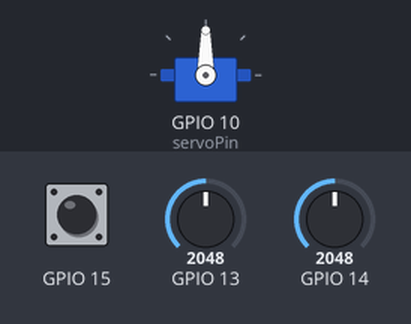
The sketch below on a simulated ESP32. Parts: servo. Inputs (shaded band) come from the test bench; at power-on: GPIO 13 = 2048, GPIO 14 = 2048, GPIO 15 HIGH.

Above: at 1.2 s.
1.3 s: GPIO 13 set to 2866
At 1.6 s:
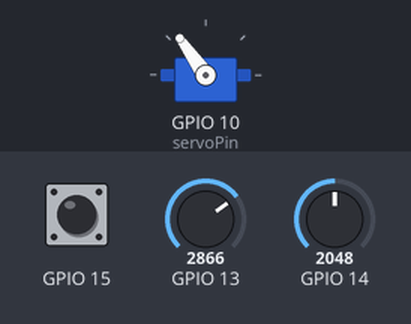
2.8 s: GPIO 13 set to 3603
At 4.0 s:
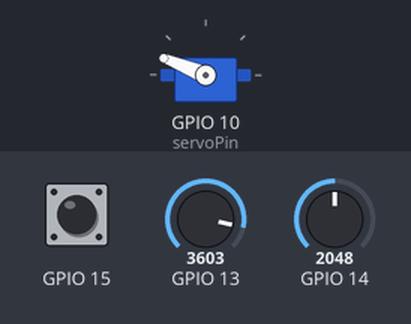
4.3 s: GPIO 13 set to 4095
At 5.1 s:
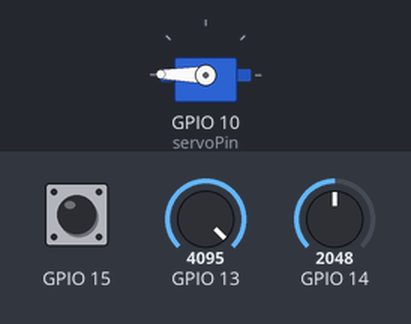
5.8 s: GPIO 13 set to 1228
At 6.2 s:
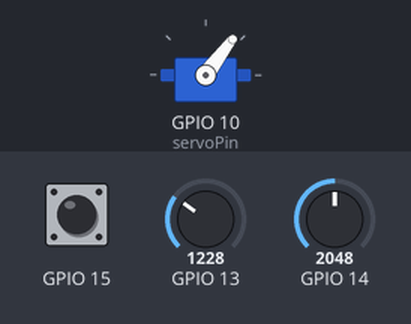
7.3 s: GPIO 13 set to 491
At 8.6 s:
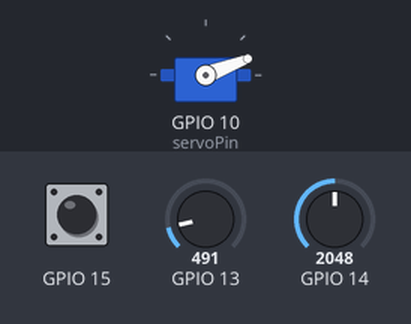
Timing chart, 0 to 9.8 s (numbered marks = the images above; inputs shaded):
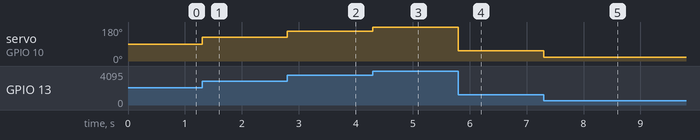

The sketch:

03_servo.ino
```cpp
#include <ESP32Servo.h>

Servo myservo;  // create servo object to control a servo

int pos = 0;    // variable to store the servo position

int servoPin = 10;

void setup() {
	// Allow allocation of all timers
	ESP32PWM::allocateTimer(0);
	ESP32PWM::allocateTimer(1);
	ESP32PWM::allocateTimer(2);
	ESP32PWM::allocateTimer(3);
	myservo.setPeriodHertz(50);    // standard 50 hz servo
	myservo.attach(servoPin, 1000, 2000); // attaches the servo on pin 18 to the servo object

  pinMode(13, INPUT);
  pinMode(14, INPUT);
  pinMode(15, INPUT_PULLUP);
}

void loop() {

  int valueX = analogRead(13);
  int valueY = analogRead(14);
  bool button = !digitalRead(15);

  int roundX = map(valueX, 0, 4096, 0, 180);
  int roundY = map(valueY, 0, 4096, 0, 180);

  myservo.write(roundX);

	// for (pos = 0; pos <= 180; pos += 1) { // goes from 0 degrees to 180 degrees
	// 	// in steps of 1 degree
	// 	myservo.write(pos);    // tell servo to go to position in variable 'pos'
	// 	delay(15);             // waits 15ms for the servo to reach the position
	// }
	// for (pos = 180; pos >= 0; pos -= 1) { // goes from 180 degrees to 0 degrees
	// 	myservo.write(pos);    // tell servo to go to position in variable 'pos'
	// 	delay(15);             // waits 15ms for the servo to reach the position
	// }
}
```

Measured:
- after the input at 1.3 s, servo on GPIO 10 (servoPin): 90° → 125° at once
- after the input at 2.8 s, servo on GPIO 10 (servoPin): 125° → 158° at once
- after the input at 4.3 s, servo on GPIO 10 (servoPin): 158° → 179° at once
- after the input at 5.8 s, servo on GPIO 10 (servoPin): 179° → 53° at once
- after the input at 7.3 s, servo on GPIO 10 (servoPin): 53° → 21° at once
